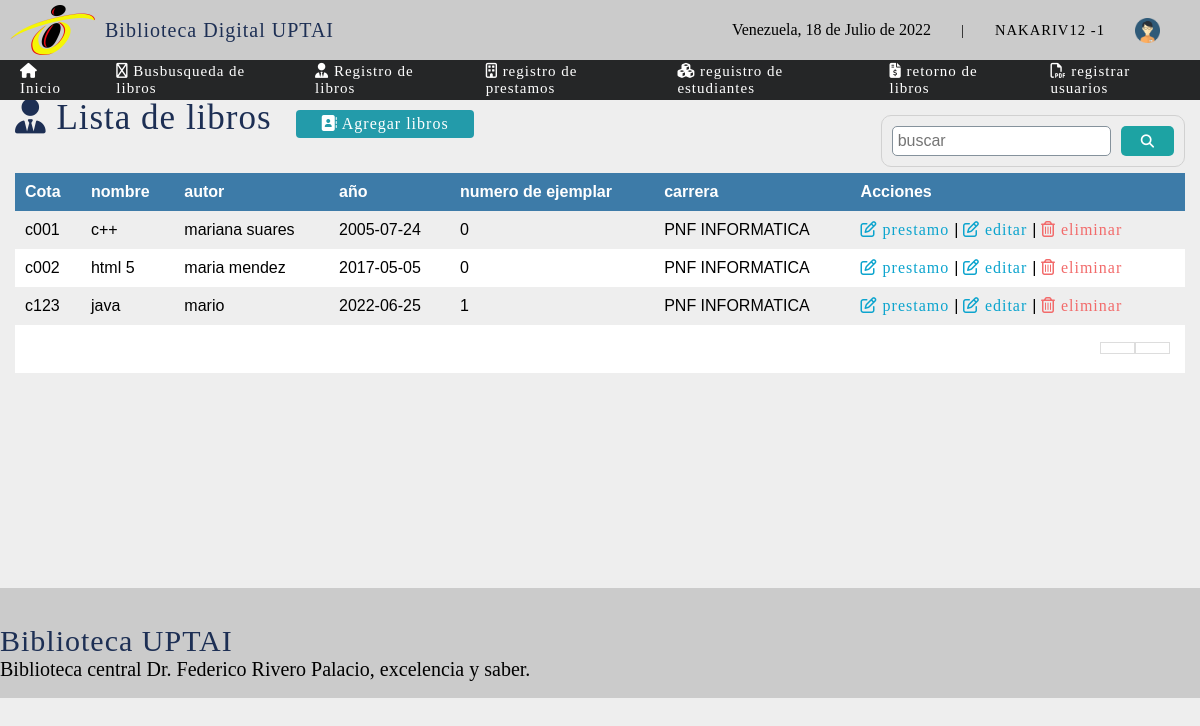
The page /sistema/lista_libros.php (signed in) on the database its author committed.
### tables this page shows
CREATE TABLE `libros` (
  `cota` varchar(20) NOT NULL,
  `nombre_libro` varchar(30) NOT NULL,
  `autor` varchar(20) NOT NULL,
  `año_libro` date NOT NULL,
  `n_ejemplar` varchar(20) NOT NULL,
  `carrera` int(11) NOT NULL,
  `status` int(2) NOT NULL DEFAULT 1,
  `id_userCreador` int(11) DEFAULT NULL,
  `id_userDeleted` int(11) DEFAULT NULL,
  `stock` int(100) DEFAULT NULL,
  `disponible` int(100) DEFAULT NULL
);

CREATE TABLE `carrera` (
  `idcarrera` int(11) NOT NULL,
  `nom_carrera` varchar(50) NOT NULL
);

### sistema/lista_libros.php (the view, shortened to what this page needs)
<?php
	include "../conexion.php";
?>
<!DOCTYPE html>
<html lang="en">
<head>
	<?php include "vista/includes/scripts.php";?>
</head>
<body>
<?php include "vista/includes/header.php"; ?>
<section id="container">
		<h1> <i class="fas fa-user-tie"></i> Lista de libros</h1>
		<a href="registro_libros.php" class="btn_new"><i class="fas fa-address-book"></i> Agregar  libros</a>
		<form action="buscar_libros.php" method="get" class="form_search">
			<input type="text" name="busqueda" id="busqueda" placeholder="buscar">
			<button type="submit" class="btn_search"><i class="fas fa-search"></i></button>
		</form>
		<table>
			<tr>
				<th>Cota</th>
				<th>nombre</th>
				<th>autor</th>
				<th>año</th>
				<th>numero de ejemplar</th>
				<th>carrera</th>
				<th>Acciones</th>
			</tr>
			<?php
				$por_pagina = 5;
				if(empty($_GET['pagina']))
				{
					$pagina = 1;
				}else{
					$pagina = $_GET['pagina'];
				}
				$desde = ($pagina-1) * $por_pagina;
				$query =  mysqli_query($conection,"SELECT l.cota, l.nombre_libro, l.autor, l.año_libro, l.n_ejemplar, (c.nom_carrera) as carrera, (c.idcarrera) as idcarrera
				FROM libros l
				INNER JOIN carrera c
				ON l.carrera = c.idcarrera
				 WHERE status = 1 ORDER BY cota ASC
					LIMIT $desde, $por_pagina");
				$result = mysqli_num_rows($query);
				if($result > 0){
					while ($data = mysqli_fetch_array($query)) {
 			?>
			<tr>
				<td><?php echo $data["cota"] ;?></td>
				<td><?php echo $data["nombre_libro"] ;?></td>
				<td><?php echo $data["autor"] ;?></td>
				<td><?php echo $data["año_libro"] ;?></td>
				<td><?php echo $data["n_ejemplar"] ;?></td>
				<td><?php echo $data["carrera"] ;?></td>
				<td>
					<a class="link_edit" href="agregar_prestamo.php?cota=<?php echo $data["cota"];?>"><i class="far fa-edit"></i> prestamo </a>
					|
					<a class="link_edit" href="editar_libros.php?id=<?php echo $data["cota"];?>"><i class="far fa-edit"></i> editar </a>
					<?php if($_SESSION['rol'] == 1){
					 ?>
					|
					<a class="link_delete" href="eliminar_libros.php?id=<?php echo $data["cota"];?>"><i class="far fa-trash-alt"></i> eliminar</a>
					<?php }  ?>
				</td>
			</tr>
			<?php
				}
			}
			?>
		</table>
		<div class="paginador">
			<ul>
				<li><a href="?pagina=<i class="fas fa-caret-right "></i></a></li>
				<li><a href="?pagina=<i class="fas fa-step-forward"></i></a></li>
			</ul>
		</div>
	</section>
<?php include "vista/includes/footer.php";?>
</body>
</html>

### sistema/vista/css/estilos1.css (style rules this page uses)
* { margin: 0; padding: 0; box-sizing: border-box; }
body { margin: 0; background: #EEEEEE; }
a { text-decoration: none; font-family: 'Piazzolla'; letter-spacing: 1px; }
h1, h2, h3, h4, h5, h6 { font-family: 'Piazzolla'; font-weight: normal; letter-spacing: 1px; color: #1D2F54;; }
h1 { font-size: 26px; }
#container { padding: 90px 15px 15px; }
form { background: #fff; margin: auto; padding: 20px 50px; border: 1px solid #d1d1d1; }
input,select { display: block; width: 100%; font-size: 12pt; padding: 5px; border: 1px solid #85929c; border-radius: 5px; }
#container h1 { font-size: 35px; display: inline-block; }
.btn_new { display: inline-block; background: #239baa; color: #fff; padding: 5px 25px; border-radius: 4px; margin: 20px; }
table { margin-top: 15px; border-collapse: collapse; font-size: 12pt; font-family: 'arial'; width: 100%; }
table th { text-align: left; padding: 10px; background: #3d7ba8; color: #fff; }
table tr:nth-child(odd) { background: #fff; border: 2px; }
table td { padding: 10px; }
.link_edit { color: #0ca4ce; }
.link_delete { color: #f26b6b; }
.paginador ul { padding: 15px; list-style: none; background: #fff; display: -webkit-flex; display: -moz-flex; display: -ms-flex; display: -o-flex; display: flex; justify-content: flex-end; }
.paginador a, .pageSelected { color: #428bca; border: 1px solid #ddd; padding: 5px; display: inline-block; font-size: 14px; text-align: center; width: 35px; }
.form_search { margin-top: 25px; display: -webkit-flex; display: -moz-flex; display: -ms-flex; display: -o-flex; display: flex; float: right; background: initial; padding: 10px; border-radius: 10px; }
.form_search .btn_search { background: #1da3a3; color: #fff; padding: 0 20px; border: 0; cursor: pointer; margin-left: 10px; }
.form_search button { border-radius: 5px; }

### rows shown on the page
libros: cota "c001", nombre_libro "c++", autor "mariana suares", año_libro "2005-07-24", n_ejemplar "0", carrera.nom_carrera "PNF INFORMATICA"
libros: cota "c002", nombre_libro "html 5", autor "maria mendez", año_libro "2017-05-05", n_ejemplar "0", carrera.nom_carrera "PNF INFORMATICA"
libros: cota "c123", nombre_libro "java", autor "mario", año_libro "2022-06-25", n_ejemplar "1", carrera.nom_carrera "PNF INFORMATICA"

### other values the page prints
fechaC() "18 de Julio de 2022"
$_SESSION['user'] "NAKARIV12"
$_SESSION['rol'] "1"
